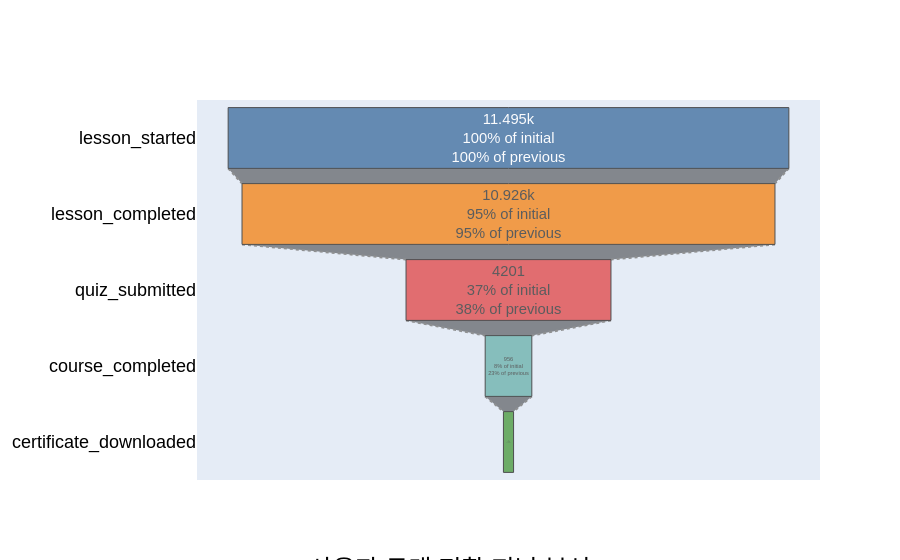

Source (notebook cell):
### Code cell
## 퍼널 정의
# 목표:
# 과정:

# 퍼널 순서를 담고 있는 리스트 정의
# FUNNEL_EVENTS = ['signup_completed', 'lesson_started', '', 'subscribe', 'referral_sent']
FUNNEL_EVENTS = ['lesson_started', 'lesson_completed', 'quiz_submitted','course_completed','certificate_downloaded']
#'onboarding_completed',  'checkout_started',

# 해당 퍼널만 선택
filtered = df_with_signup[df_with_signup['event_name'].isin(FUNNEL_EVENTS)]
filtered

# 1) 이벤트 별로 분할
grouped = filtered.groupby('event_name')

# 2) 단계별 고유한 사용자 수 집계
aggregated = grouped['user_id'].nunique().reindex(FUNNEL_EVENTS)
funnel_df = aggregated.reset_index()
funnel_df.columns = ['stage','user_cnt']
print(funnel_df.shape)
funnel_df

# 3) 시각화
fig = go.Figure(go.Funnel(
    y = funnel_df['stage'],       # 단계명
    x = funnel_df['user_cnt'],  # 사용자 수

    textposition = "inside",
    textinfo = "value+percent initial+percent previous",

    opacity = 0.85,
    marker = {
        "color": ["#4E79A7", "#F28E2B", "#E15759", "#76B7B2", "#59A14F"],
        "line": {"width": 1, "color": "#333333"}
    },
    connector = {
        "line": {"color": "gray", "dash": "dot", "width": 2}
    }
))

fig.update_layout(
    title={
        'text': "사용자 구매 전환 퍼널 분석",
        'y': 0., 'x': 0.5,
        'xanchor': 'center', 'yanchor': 'top'
    },
    font={'family': "Arial, sans-serif", 'size': 18, 'color': "black"}
)

fig.show()

### Figure 1 — Plotly figure (JSON) as saved in the notebook; plotly's stock layout.template omitted (floating-point values rounded to 4 significant figures)
{"data": [{"connector": {"line": {"color": "gray", "dash": "dot", "width": 2}}, "marker": {"color": ["#4E79A7", "#F28E2B", "#E15759", "#76B7B2", "#59A14F"], "line": {"color": "#333333", "width": 1}}, "opacity": 0.85, "textinfo": "value+percent initial+percent previous", "textposition": "inside", "type": "funnel", "x": [11495, 10926, 4201, 956, 208], "y": ["lesson_started", "lesson_completed", "quiz_submitted", "course_completed", "certificate_downloaded"]}], "layout": {"font": {"color": "black", "family": "Arial, sans-serif", "size": 18}, "title": {"text": "사용자 구매 전환 퍼널 분석", "x": 0.5, "xanchor": "center", "y": 0, "yanchor": "top"}}}
